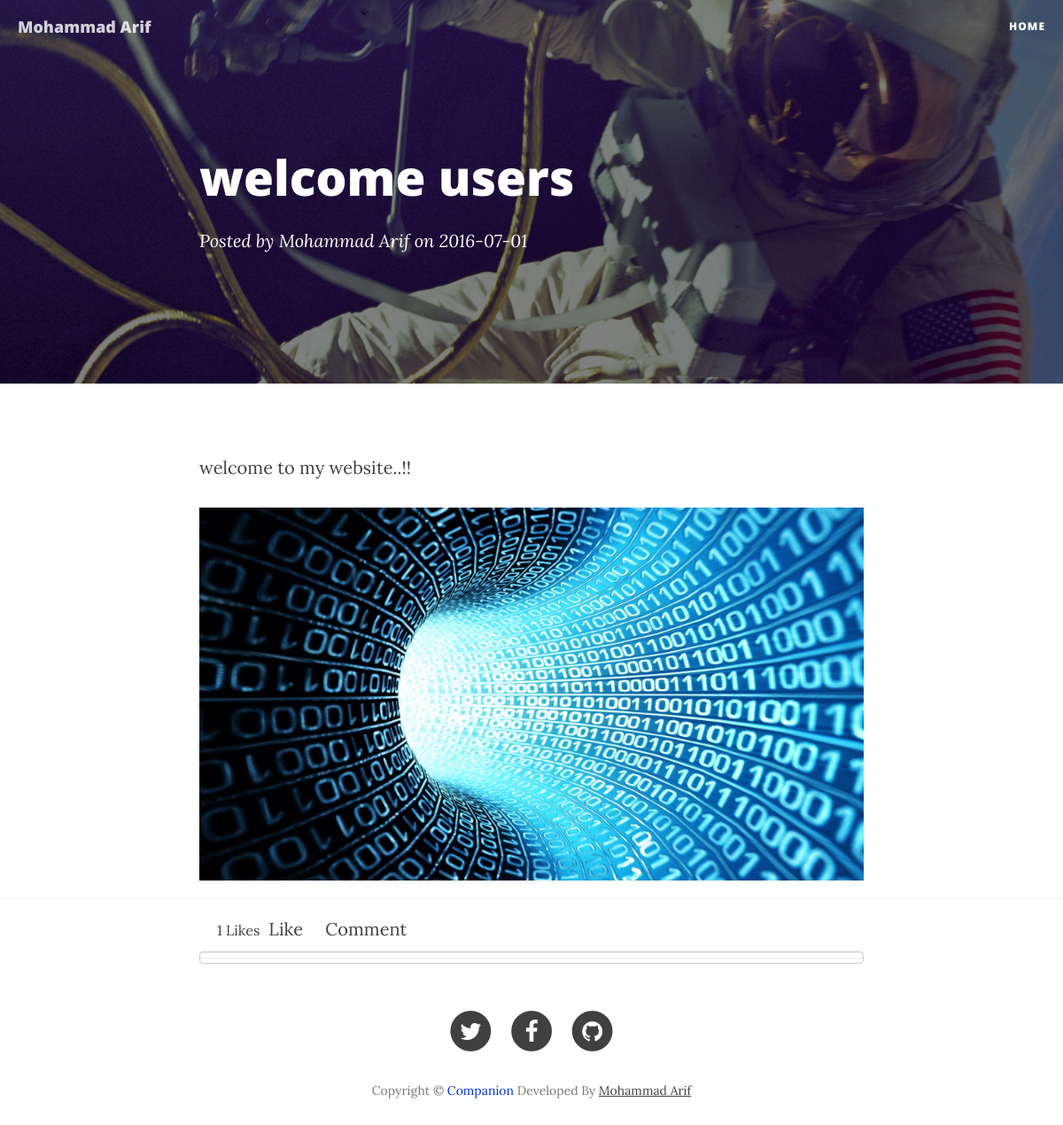
Page /companion/blogs/myfullpost.php?id=10 (signed in) on the committed database.
### tables this page shows
CREATE TABLE IF NOT EXISTS `register` (
  `id` int(11) NOT NULL AUTO_INCREMENT,
  `name` varchar(100) NOT NULL,
  `email` varchar(100) NOT NULL,
  `phone` int(20) NOT NULL,
  `password` varchar(100) NOT NULL,
  PRIMARY KEY (`id`,`email`,`phone`)
);

CREATE TABLE IF NOT EXISTS `posts` (
  `id` int(11) NOT NULL AUTO_INCREMENT,
  `email` varchar(100) NOT NULL,
  `name` varchar(100) NOT NULL,
  `title` varchar(1000) NOT NULL,
  `stitle` varchar(400) NOT NULL,
  `pic` varchar(500) NOT NULL,
  `post` varchar(9000) NOT NULL,
  `date` date NOT NULL,
  PRIMARY KEY (`id`)
);

### companion/blogs/myfullpost.php (the view, shortened to what this page needs)
<?php
include "../database.php";
?>
<html lang="en">
<head>
    <link href="css/bootstrap.min.css" rel="stylesheet">
    <link href="css/clean-blog.min.css" rel="stylesheet">
    <link href="http://maxcdn.bootstrapcdn.com/font-awesome/4.1.0/css/font-awesome.min.css" rel="stylesheet" type="text/css">
</head>
<body>
    <nav class="navbar navbar-default navbar-custom navbar-fixed-top">
        <div class="container-fluid">
            <div class="navbar-header page-scroll">
                <?php
				  $email=$_SESSION["Admin"];
                $result=mysqli_query($arif,"select * from register where email='$email'");
				$resultset=mysqli_fetch_assoc($result);
				$name=$resultset["name"];
				?>
                <a class="navbar-brand" href="../profile/myprofile.php"><?php echo $name; ?></a>
            </div>
            <div class="collapse navbar-collapse" id="bs-example-navbar-collapse-1">
                <ul class="nav navbar-nav navbar-right">
                    <li>
                        <a href="Mohammad_arif_blogs.php">Home</a>
                    </li>
                </ul>
            </div>
        </div>
    </nav>
    <header class="intro-header" style="background-image: url('img/post-bg.jpg')">
        <div class="container">
            <div class="row">
                <div class="col-lg-8 col-lg-offset-2 col-md-10 col-md-offset-1">
                    <div class="post-heading">
                    <?php
                    if(isset($_GET["id"])){
						$id=$_GET["id"];
						$p=mysqli_query($arif,"select * from posts where id=$id");
						if(mysqli_num_rows($p) > 0)
						{
						$a=mysqli_fetch_assoc($p);
						$title=$a["title"];
				        $post=$a["post"];
				        $date=$a["date"];
						$pic=$a["pic"];
					?>
                        <h1><?php echo $title; ?></h1>
                        <span class="meta">Posted by <a href="../profile/blogger.php?email=<?php echo $email; ?>"><?php echo $name; ?></a> on <?php  echo $date; ?></span>
                    </div>
                </div>
            </div>
        </div>
    </header>
    <article>
        <div class="container">
            <div class="row">
                <div class="col-lg-8 col-lg-offset-2 col-md-10 col-md-offset-1">
                    <p><?php  echo $post; ?></p>
                    <?php
					if($pic=="uploads/")
					{
						echo "";
					}
					else{
					 ?>
                        <img class="img-responsive" src="<?php echo $pic; ?>" alt="">
                    <?php }  ?>
                </div>
            </div>
        </div>
    </article>
    <hr>
<?php
						}
						else
						{
							echo "<h1>NO Post Found</h1>";
							}
					}
					else
					{
					echo "<h1>NO Post Found</h1>";
					}
?>
<div class="container">
            <div class="row">
                <div class="col-lg-8 col-lg-offset-2 col-md-10 col-md-offset-1">
               <?php
						$rs=mysqli_query($arif,"select * from tbl_like where postid='$id'");
						$nooflikes=mysqli_num_rows($rs);
						echo "<span style='margin-left:20px;font-size:12pt'>".$nooflikes." Likes</span>";
						$rs=mysqli_query($arif,"select email from tbl_like where postid='$id' and email ='".$_SESSION["Admin"]."'");
						if(mysqli_num_rows($rs) > 0)
						{
	echo "<a style='margin-left:10px;' href='like.php?postid=".$id."&type=unlike'>Unlike</a>";
						}
						else
						{
	echo "<a style='margin-left:10px;' href='like.php?postid=".$id."&type=like'>Like</a>";
							}
						?>
            <a onClick="showcomment()" style="margin-left:20px; text-decoration:none;" href="#commentdiv">Comment</a>
                        <div id="commentdiv" class="form-control" style="height:0px;overflow:hidden;margin-top:10px;">
                        	<form method="post" action="comment.php">
                            	<div  class="row control-group">
                        <div class="form-group col-xs-12 floating-label-form-group controls">
                        </div>
                    </div>
                    <br>
                            </form>
                        </div>
                </div>
            </div>
        </div>
    <footer>
        <div class="container">
            <div class="row">
                <div class="col-lg-8 col-lg-offset-2 col-md-10 col-md-offset-1">
                    <ul class="list-inline text-center">
                        <li>
                            <a href="#">
                                <span class="fa-stack fa-lg">
                                    <i class="fa fa-circle fa-stack-2x"></i>
                                    <i class="fa fa-twitter fa-stack-1x fa-inverse"></i>
                                </span>
                            </a>
                        </li>
                        <li>
                            <a href="#">
                                <span class="fa-stack fa-lg">
                                    <i class="fa fa-circle fa-stack-2x"></i>
                                    <i class="fa fa-facebook fa-stack-1x fa-inverse"></i>
                                </span>
                            </a>
                        </li>
                        <li>
                            <a href="#">
                                <span class="fa-stack fa-lg">
                                    <i class="fa fa-circle fa-stack-2x"></i>
                                    <i class="fa fa-github fa-stack-1x fa-inverse"></i>
                                </span>
                            </a>
                        </li>
                    </ul>
                    <p class="copyright text-muted">Copyright &copy; <span style="color:#03C;">Companion</span> Developed By <a href="../profile/Mohammad_arif.php">Mohammad Arif</a></p>
                </div>
            </div>
        </div>
    </footer>
</body>
</html>

### rows in the picture
register: name "Mohammad Arif"
posts: title "welcome users", date "2016-07-01", post "welcome to my website..!!", pic (picture)

### other values in the picture
$nooflikes "1"
